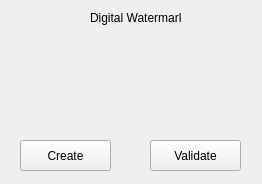
<?xml version="1.0" encoding="UTF-8"?>
<ui version="4.0">
 <class>menu</class>
 <widget class="QWidget" name="menu">
  <property name="geometry">
   <rect>
    <x>0</x>
    <y>0</y>
    <width>262</width>
    <height>184</height>
   </rect>
  </property>
  <property name="windowTitle">
   <string>menu</string>
  </property>
  <widget class="QLabel" name="mainLabel">
   <property name="geometry">
    <rect>
     <x>90</x>
     <y>10</y>
     <width>91</width>
     <height>16</height>
    </rect>
   </property>
   <property name="text">
    <string>Digital Watermark</string>
   </property>
  </widget>
  <widget class="QPushButton" name="createButton">
   <property name="geometry">
    <rect>
     <x>20</x>
     <y>140</y>
     <width>91</width>
     <height>31</height>
    </rect>
   </property>
   <property name="text">
    <string>Create</string>
   </property>
  </widget>
  <widget class="QPushButton" name="validateButton">
   <property name="geometry">
    <rect>
     <x>150</x>
     <y>140</y>
     <width>91</width>
     <height>31</height>
    </rect>
   </property>
   <property name="text">
    <string>Validate</string>
   </property>
  </widget>
  <widget class="QLabel" name="img1">
   <property name="geometry">
    <rect>
     <x>20</x>
     <y>40</y>
     <width>91</width>
     <height>91</height>
    </rect>
   </property>
   <property name="text">
    <string/>
   </property>
  </widget>
  <widget class="QLabel" name="img2">
   <property name="geometry">
    <rect>
     <x>150</x>
     <y>40</y>
     <width>91</width>
     <height>91</height>
    </rect>
   </property>
   <property name="text">
    <string/>
   </property>
  </widget>
 </widget>
 <layoutdefault spacing="6" margin="11"/>
 <resources/>
 <connections/>
</ui>
